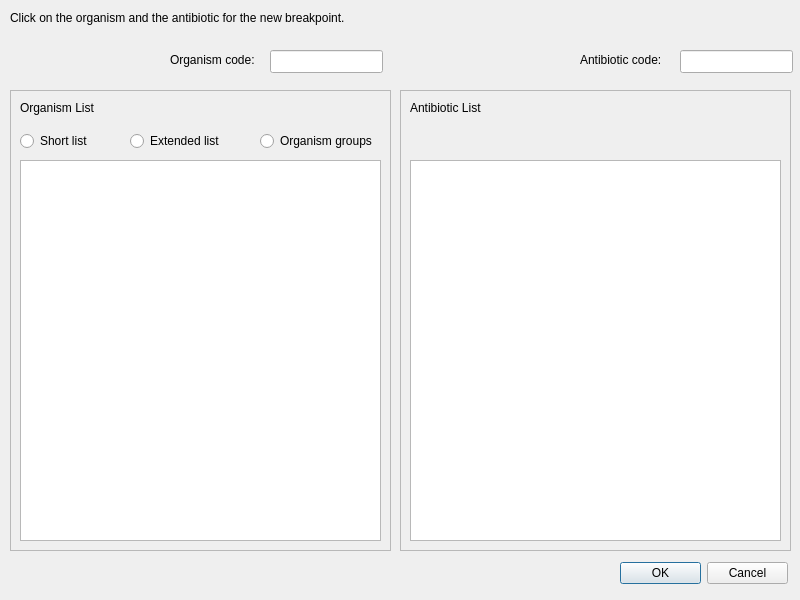
<?xml version="1.0" encoding="UTF-8"?>
<ui version="4.0">
 <class>Dialog</class>
 <widget class="QDialog" name="Dialog">
  <property name="geometry">
   <rect>
    <x>0</x>
    <y>0</y>
    <width>800</width>
    <height>600</height>
   </rect>
  </property>
  <property name="windowTitle">
   <string>Dialog</string>
  </property>
  <widget class="QLabel" name="label">
   <property name="geometry">
    <rect>
     <x>10</x>
     <y>10</y>
     <width>491</width>
     <height>16</height>
    </rect>
   </property>
   <property name="text">
    <string>Click on the organism and the antibiotic for the new breakpoint.</string>
   </property>
  </widget>
  <widget class="QFrame" name="frame">
   <property name="geometry">
    <rect>
     <x>10</x>
     <y>90</y>
     <width>381</width>
     <height>461</height>
    </rect>
   </property>
   <property name="frameShape">
    <enum>QFrame::StyledPanel</enum>
   </property>
   <property name="frameShadow">
    <enum>QFrame::Raised</enum>
   </property>
   <widget class="QLabel" name="label_2">
    <property name="geometry">
     <rect>
      <x>10</x>
      <y>10</y>
      <width>101</width>
      <height>16</height>
     </rect>
    </property>
    <property name="text">
     <string>Organism List</string>
    </property>
   </widget>
   <widget class="QListWidget" name="new_breakpoint_organism_list">
    <property name="geometry">
     <rect>
      <x>10</x>
      <y>70</y>
      <width>361</width>
      <height>381</height>
     </rect>
    </property>
   </widget>
   <widget class="QRadioButton" name="extended_list_radiobutton">
    <property name="geometry">
     <rect>
      <x>120</x>
      <y>40</y>
      <width>99</width>
      <height>22</height>
     </rect>
    </property>
    <property name="text">
     <string>Extended list</string>
    </property>
   </widget>
   <widget class="QRadioButton" name="organism_group_radio_button">
    <property name="geometry">
     <rect>
      <x>250</x>
      <y>40</y>
      <width>121</width>
      <height>22</height>
     </rect>
    </property>
    <property name="text">
     <string>Organism groups</string>
    </property>
   </widget>
   <widget class="QRadioButton" name="short_list_radio_button">
    <property name="geometry">
     <rect>
      <x>10</x>
      <y>40</y>
      <width>99</width>
      <height>22</height>
     </rect>
    </property>
    <property name="text">
     <string>Short list</string>
    </property>
   </widget>
  </widget>
  <widget class="QFrame" name="frame_2">
   <property name="geometry">
    <rect>
     <x>400</x>
     <y>90</y>
     <width>391</width>
     <height>461</height>
    </rect>
   </property>
   <property name="frameShape">
    <enum>QFrame::StyledPanel</enum>
   </property>
   <property name="frameShadow">
    <enum>QFrame::Raised</enum>
   </property>
   <widget class="QLabel" name="label_3">
    <property name="geometry">
     <rect>
      <x>10</x>
      <y>10</y>
      <width>211</width>
      <height>16</height>
     </rect>
    </property>
    <property name="text">
     <string>Antibiotic List</string>
    </property>
   </widget>
   <widget class="QListWidget" name="new_breakpoint_antibiotic_list">
    <property name="geometry">
     <rect>
      <x>10</x>
      <y>70</y>
      <width>371</width>
      <height>381</height>
     </rect>
    </property>
   </widget>
  </widget>
  <widget class="QLabel" name="label_4">
   <property name="geometry">
    <rect>
     <x>170</x>
     <y>50</y>
     <width>91</width>
     <height>20</height>
    </rect>
   </property>
   <property name="text">
    <string>Organism code:</string>
   </property>
  </widget>
  <widget class="QLineEdit" name="organism_code_lineedit">
   <property name="geometry">
    <rect>
     <x>270</x>
     <y>50</y>
     <width>113</width>
     <height>23</height>
    </rect>
   </property>
  </widget>
  <widget class="QLabel" name="label_5">
   <property name="geometry">
    <rect>
     <x>580</x>
     <y>50</y>
     <width>91</width>
     <height>20</height>
    </rect>
   </property>
   <property name="text">
    <string>Antibiotic code:</string>
   </property>
  </widget>
  <widget class="QLineEdit" name="antibiotic_code_lineedit">
   <property name="geometry">
    <rect>
     <x>680</x>
     <y>50</y>
     <width>113</width>
     <height>23</height>
    </rect>
   </property>
  </widget>
  <widget class="QWidget" name="">
   <property name="geometry">
    <rect>
     <x>620</x>
     <y>560</y>
     <width>168</width>
     <height>26</height>
    </rect>
   </property>
   <layout class="QHBoxLayout" name="horizontalLayout">
    <item>
     <widget class="QPushButton" name="new_breakpoint_ok_button">
      <property name="text">
       <string>OK</string>
      </property>
     </widget>
    </item>
    <item>
     <widget class="QPushButton" name="new_breakpoint_cancel_button">
      <property name="text">
       <string>Cancel</string>
      </property>
     </widget>
    </item>
   </layout>
  </widget>
 </widget>
 <resources/>
 <connections/>
</ui>
